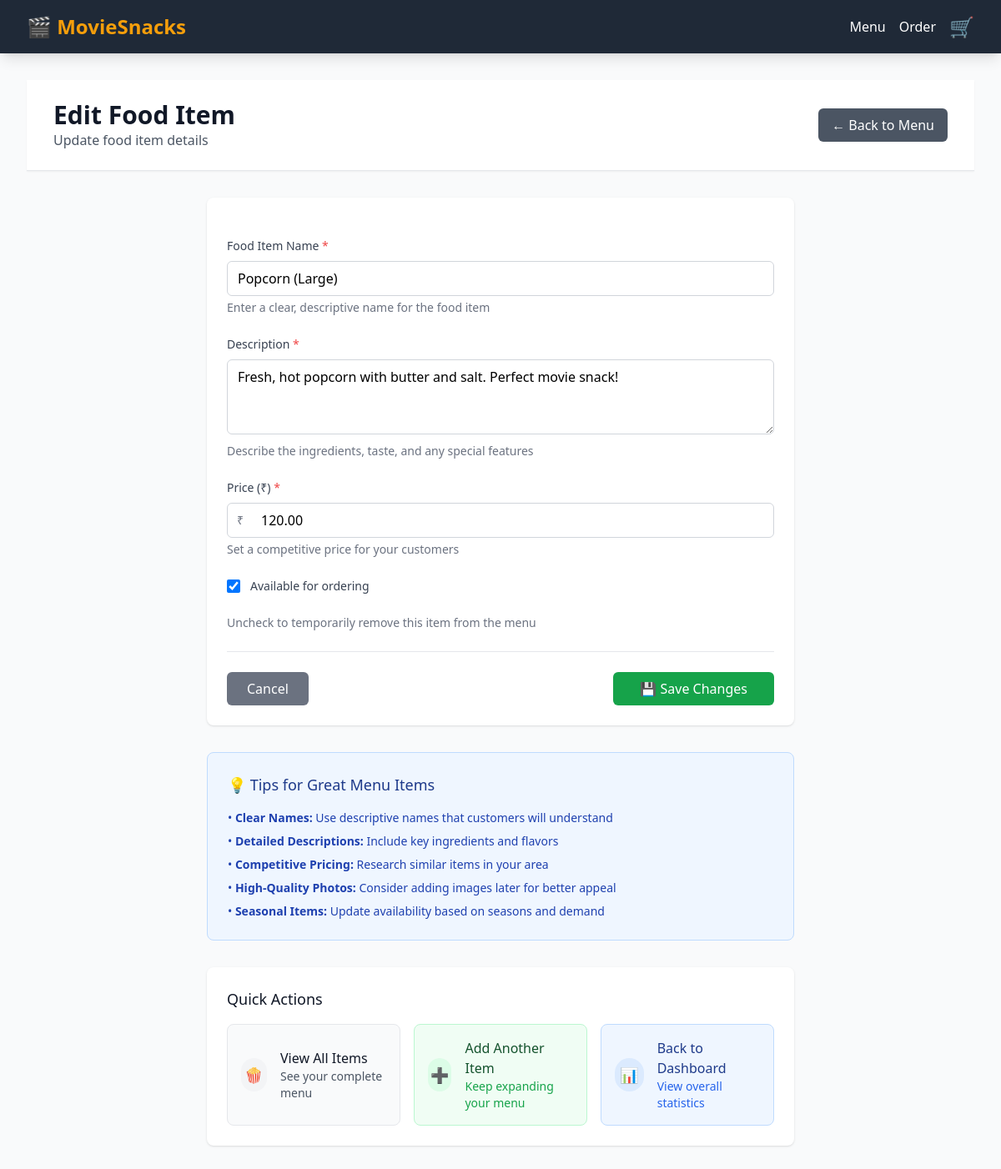
Page /owner/food-items/1/edit/ (signed in) on the committed database.
### food_booking/models.py (models this page shows, shortened)
class FoodItem(models.Model):
    name = models.CharField(max_length=100)
    description = models.TextField()
    price = models.DecimalField(
        max_digits=8,
        decimal_places=2,
        validators=[MinValueValidator(Decimal('0.01'))]
    )
    available = models.BooleanField(default=True)
    created_at = models.DateTimeField(auto_now_add=True)
    updated_at = models.DateTimeField(auto_now=True)
    class Meta:
        ordering = ['name']

### food_booking/owner_views.py (the view)
# urls.py: path('owner/food-items/<int:item_id>/edit/', owner_views.owner_edit_food_item, name='owner_edit_food_item'),
@login_required
@user_passes_test(is_owner)
def owner_edit_food_item(request, item_id):
    food_item = get_object_or_404(FoodItem, id=item_id)
    if request.method == 'POST':
        form = FoodItemForm(request.POST, instance=food_item)
        if form.is_valid():
            form.save()
            messages.success(request, 'Food item updated successfully!')
            return redirect('food_booking:owner_food_items')
    else:
        form = FoodItemForm(instance=food_item)
    context = {
        'form': form,
        'action': 'Edit',
        'food_item': food_item,
    }
    return render(request, 'food_booking/owner/food_item_form.html', context)

### food_booking/forms.py
class FoodItemForm(forms.ModelForm):
    class Meta:
        model = FoodItem
        fields = ['name', 'description', 'price', 'available']
        widgets = {
            'name': forms.TextInput(attrs={
                'class': 'w-full px-3 py-2 border border-gray-300 rounded-md focus:outline-none focus:ring-2 focus:ring-blue-500',
                'placeholder': 'Enter food item name'
            }),
            'description': forms.Textarea(attrs={
                'class': 'w-full px-3 py-2 border border-gray-300 rounded-md focus:outline-none focus:ring-2 focus:ring-blue-500',
                'rows': 3,
                'placeholder': 'Enter food item description'
            }),
            'price': forms.NumberInput(attrs={
                'class': 'w-full px-3 py-2 border border-gray-300 rounded-md focus:outline-none focus:ring-2 focus:ring-blue-500',
                'step': '0.01',
                'min': '0.01',
                'placeholder': '0.00'
            }),
            'available': forms.CheckboxInput(attrs={
                'class': 'h-4 w-4 text-blue-600 focus:ring-blue-500 border-gray-300 rounded'
            })
        }

### food_booking/owner_views.py (called while the page is built)
def is_owner(user):
    return (user.is_authenticated and
            user.is_active and
            user.is_staff and
            user.is_superuser)  # Only superusers can access owner features

### templates/food_booking/owner/food_item_form.html (shortened to what this page needs)
{% extends 'base.html' %}
{% block content %}
<div class="min-h-screen bg-gray-50">
    <div class="bg-white shadow-sm border-b">
        <div class="max-w-7xl mx-auto px-4 sm:px-6 lg:px-8">
            <div class="flex justify-between items-center py-6">
                <div>
                    <h1 class="text-3xl font-bold text-gray-900">{{ action }} Food Item</h1>
                    <p class="text-gray-600">{% if action == 'Add' %}Add a new item to your menu{% else %}Update food item details{% endif %}</p>
                </div>
                <div class="flex space-x-3">
                    <a href="{% url 'food_booking:owner_food_items' %}"
                       class="bg-gray-600 hover:bg-gray-700 text-white px-4 py-2 rounded-md font-medium">
                        ← Back to Menu
                    </a>
                </div>
            </div>
        </div>
    </div>
    <div class="max-w-3xl mx-auto px-4 sm:px-6 lg:px-8 py-8">
        <div class="bg-white rounded-lg shadow">
            <div class="p-6">
                <form method="post" class="space-y-6">
                    <div>
                        <label for="{{ form.name.id_for_label }}" class="block text-sm font-medium text-gray-700 mb-2">
                            Food Item Name <span class="text-red-500">*</span>
                        </label>
                        {{ form.name }}
                        <p class="mt-1 text-sm text-gray-500">Enter a clear, descriptive name for the food item</p>
                    </div>
                    <div>
                        <label for="{{ form.description.id_for_label }}" class="block text-sm font-medium text-gray-700 mb-2">
                            Description <span class="text-red-500">*</span>
                        </label>
                        {{ form.description }}
                        <p class="mt-1 text-sm text-gray-500">Describe the ingredients, taste, and any special features</p>
                    </div>
                    <div>
                        <label for="{{ form.price.id_for_label }}" class="block text-sm font-medium text-gray-700 mb-2">
                            Price (₹) <span class="text-red-500">*</span>
                        </label>
                        <div class="relative">
                            <div class="absolute inset-y-0 left-0 pl-3 flex items-center pointer-events-none">
                                <span class="text-gray-500 sm:text-sm">₹</span>
                            </div>
                            {{ form.price }}
                        </div>
                        <p class="mt-1 text-sm text-gray-500">Set a competitive price for your customers</p>
                    </div>
                    <div class="flex items-center">
                        {{ form.available }}
                        <label for="{{ form.available.id_for_label }}" class="ml-3 text-sm font-medium text-gray-700">
                            Available for ordering
                        </label>
                    </div>
                    <p class="text-sm text-gray-500">Uncheck to temporarily remove this item from the menu</p>
                    <div class="flex items-center justify-between pt-6 border-t border-gray-200">
                        <a href="{% url 'food_booking:owner_food_items' %}"
                           class="bg-gray-500 hover:bg-gray-600 text-white px-6 py-2 rounded-md font-medium transition-colors">
                            Cancel
                        </a>
                        <button type="submit"
                                class="bg-green-600 hover:bg-green-700 text-white px-8 py-2 rounded-md font-medium transition-colors">
                            {% if action == 'Add' %}
                                ➕ Add Item
                            {% else %}
                                💾 Save Changes
                            {% endif %}
                        </button>
                    </div>
                </form>
            </div>
        </div>
        <div class="mt-8 bg-blue-50 border border-blue-200 rounded-lg p-6">
            <h3 class="text-lg font-medium text-blue-900 mb-4">💡 Tips for Great Menu Items</h3>
            <ul class="text-sm text-blue-800 space-y-2">
                <li>• <strong>Clear Names:</strong> Use descriptive names that customers will understand</li>
                <li>• <strong>Detailed Descriptions:</strong> Include key ingredients and flavors</li>
                <li>• <strong>Competitive Pricing:</strong> Research similar items in your area</li>
                <li>• <strong>High-Quality Photos:</strong> Consider adding images later for better appeal</li>
                <li>• <strong>Seasonal Items:</strong> Update availability based on seasons and demand</li>
            </ul>
        </div>
        <div class="mt-8 bg-white rounded-lg shadow">
            <div class="p-6">
                <h3 class="text-lg font-medium text-gray-900 mb-4">Quick Actions</h3>
                <div class="grid grid-cols-1 md:grid-cols-3 gap-4">
                    <a href="{% url 'food_booking:owner_food_items' %}"
                       class="flex items-center p-4 bg-gray-50 border border-gray-200 rounded-lg hover:bg-gray-100 transition-colors">
                        <div class="w-10 h-10 bg-gray-100 rounded-full flex items-center justify-center mr-4">
                            <span class="text-gray-600 text-lg">🍿</span>
                        </div>
                        <div>
                            <p class="font-medium text-gray-900">View All Items</p>
                            <p class="text-sm text-gray-600">See your complete menu</p>
                        </div>
                    </a>
                    <a href="{% url 'food_booking:owner_add_food_item' %}"
                       class="flex items-center p-4 bg-green-50 border border-green-200 rounded-lg hover:bg-green-100 transition-colors">
                        <div class="w-10 h-10 bg-green-100 rounded-full flex items-center justify-center mr-4">
                            <span class="text-green-600 text-lg">➕</span>
                        </div>
                        <div>
                            <p class="font-medium text-green-900">Add Another Item</p>
                            <p class="text-sm text-green-600">Keep expanding your menu</p>
                        </div>
                    </a>
                    <a href="{% url 'food_booking:owner_dashboard' %}"
                       class="flex items-center p-4 bg-blue-50 border border-blue-200 rounded-lg hover:bg-blue-100 transition-colors">
                        <div class="w-10 h-10 bg-blue-100 rounded-full flex items-center justify-center mr-4">
                            <span class="text-blue-600 text-lg">📊</span>
                        </div>
                        <div>
                            <p class="font-medium text-blue-900">Back to Dashboard</p>
                            <p class="text-sm text-blue-600">View overall statistics</p>
                        </div>
                    </a>
                </div>
            </div>
        </div>
    </div>
</div>
{% endblock %}

### templates/food_booking/owner/food_item_form.html (style rules this page uses)
input[type="number"] { padding-left: 2.5rem; }

### rows in the picture
FoodItem: name "Popcorn (Large)", description "Fresh, hot popcorn with butter and salt. Perfect movie snack!", price "120.00", available "☑"

### other values in the picture
{{ action }} "Edit"
